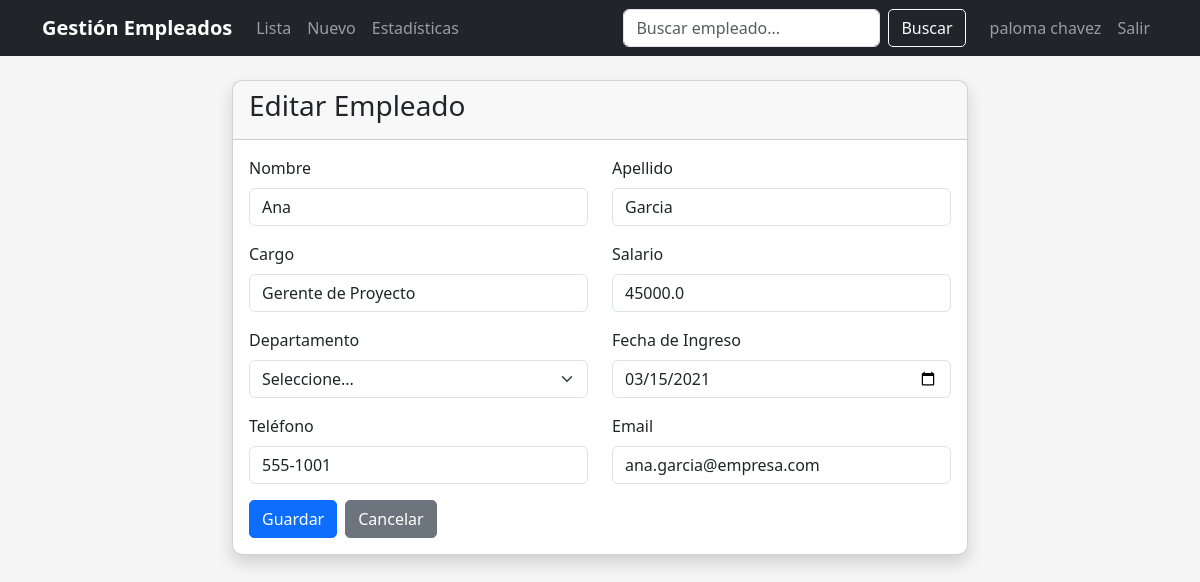
Page /empleados/editar/1 (signed in) on the committed database.
### tables this page shows
CREATE TABLE empleados (
            id INTEGER PRIMARY KEY AUTOINCREMENT,
            nombre TEXT NOT NULL,
            apellido TEXT NOT NULL,
            cargo TEXT NOT NULL,
            salario REAL,
            departamento TEXT,
            fecha_ingreso TEXT,
            telefono TEXT,
            email TEXT,
            usuario_id INTEGER,
            FOREIGN KEY (usuario_id) REFERENCES usuarios(id)
        );

### app.py (the view, shortened to what this page needs)
@app.route("/empleados/editar/<int:id>", methods=["GET", "POST"])
def editar_empleado(id):
    if "user_id" not in session:
        return redirect(url_for("login"))
    conn = get_db()
    cursor = conn.cursor()
    cursor.execute("SELECT * FROM empleados WHERE id=? AND usuario_id=?", (id, session["user_id"]))
    empleado = cursor.fetchone()
    conn.close()
    if not empleado:
        flash("Empleado no encontrado", "danger")
        return redirect(url_for("lista_empleados"))
    return render_template("form_empleado.html", empleado=empleado, titulo="Editar Empleado")

### app.py (called while the page is built)
def get_db():
    conn = sqlite3.connect(DATABASE)
    conn.row_factory = sqlite3.Row
    return conn

### templates/form_empleado.html (shortened to what this page needs)
{% extends "base.html" %}
{% block content %}
<div class="row justify-content-center">
    <div class="col-md-8">
        <div class="card shadow">
            <div class="card-header">
                <h3>{{ titulo }}</h3>
            </div>
            <div class="card-body">
                <form method="POST">
                    <div class="row">
                        <div class="col-md-6 mb-3">
                            <label for="nombre" class="form-label">Nombre</label>
                            <input type="text" class="form-control" id="nombre" name="nombre"
                                   value="{{ empleado['nombre'] if empleado else '' }}" required>
                        </div>
                        <div class="col-md-6 mb-3">
                            <label for="apellido" class="form-label">Apellido</label>
                            <input type="text" class="form-control" id="apellido" name="apellido"
                                   value="{{ empleado['apellido'] if empleado else '' }}" required>
                        </div>
                    </div>
                    <div class="row">
                        <div class="col-md-6 mb-3">
                            <label for="cargo" class="form-label">Cargo</label>
                            <input type="text" class="form-control" id="cargo" name="cargo"
                                   value="{{ empleado['cargo'] if empleado else '' }}" required>
                        </div>
                        <div class="col-md-6 mb-3">
                            <label for="salario" class="form-label">Salario</label>
                            <input type="number" step="0.01" class="form-control" id="salario" name="salario"
                                   value="{{ empleado['salario'] if empleado else '' }}">
                        </div>
                    </div>
                    <div class="row">
                        <div class="col-md-6 mb-3">
                            <label for="departamento" class="form-label">Departamento</label>
                            <select class="form-select" id="departamento" name="departamento">
                                <option value="">Seleccione...</option>
                            </select>
                        </div>
                        <div class="col-md-6 mb-3">
                            <label for="fecha_ingreso" class="form-label">Fecha de Ingreso</label>
                            <input type="date" class="form-control" id="fecha_ingreso" name="fecha_ingreso"
                                   value="{{ empleado['fecha_ingreso'] if empleado else '' }}">
                        </div>
                    </div>
                    <div class="row">
                        <div class="col-md-6 mb-3">
                            <label for="telefono" class="form-label">Teléfono</label>
                            <input type="text" class="form-control" id="telefono" name="telefono"
                                   value="{{ empleado['telefono'] if empleado else '' }}">
                        </div>
                        <div class="col-md-6 mb-3">
                            <label for="email" class="form-label">Email</label>
                            <input type="email" class="form-control" id="email" name="email"
                                   value="{{ empleado['email'] if empleado else '' }}">
                        </div>
                    </div>
                    <div class="d-flex gap-2">
                        <button type="submit" class="btn btn-primary">Guardar</button>
                        <a href="{{ url_for('lista_empleados') }}" class="btn btn-secondary">Cancelar</a>
                    </div>
                </form>
            </div>
        </div>
    </div>
</div>
{% endblock %}

### static/css/estilos.css (style rules this page uses)
body { background-color: #f5f5f5; font-family: 'Segoe UI', Tahoma, Geneva, Verdana, sans-serif; }
.card { border-radius: 10px; }
.btn { border-radius: 5px; }

### rows in the picture
empleados: nombre "Ana", apellido "Garcia", cargo "Gerente de Proyecto", salario "45000.0", fecha_ingreso "03/15/2021", telefono "555-1001", email "ana.garcia@empresa.com"

### other values in the picture
{{ session.get('nombre', 'Usuario') }} "paloma chavez"
{{ titulo }} "Editar Empleado"
